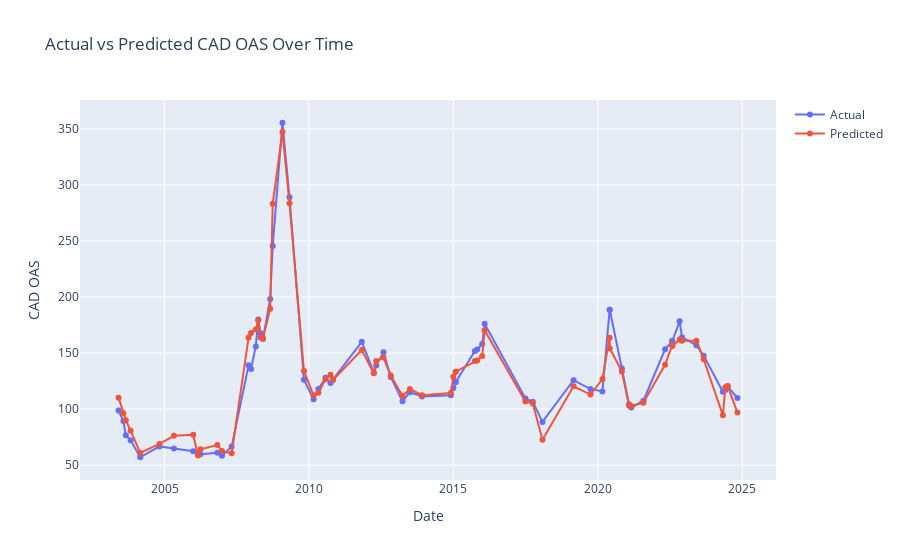
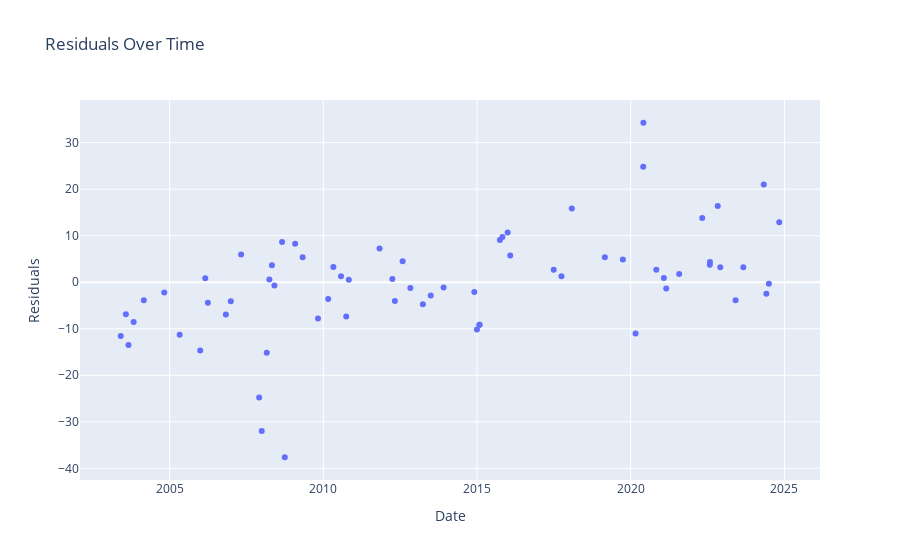
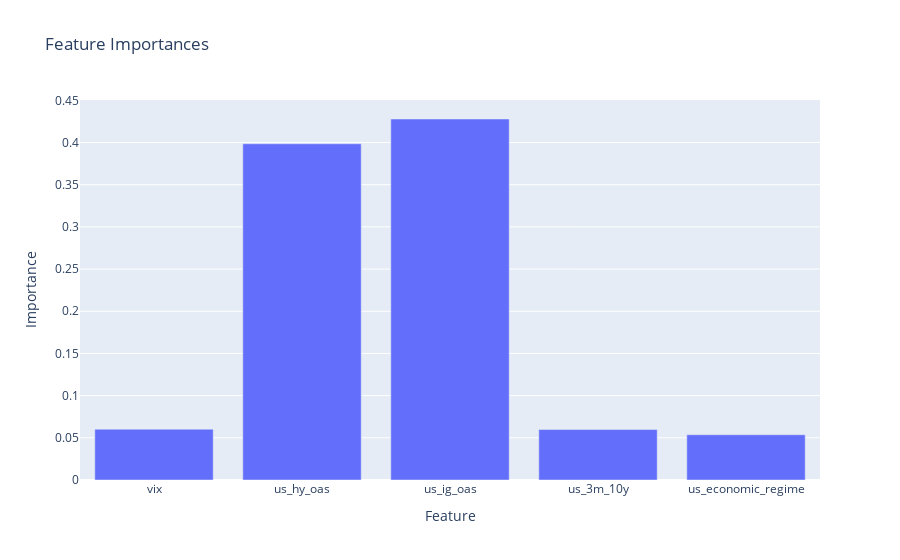
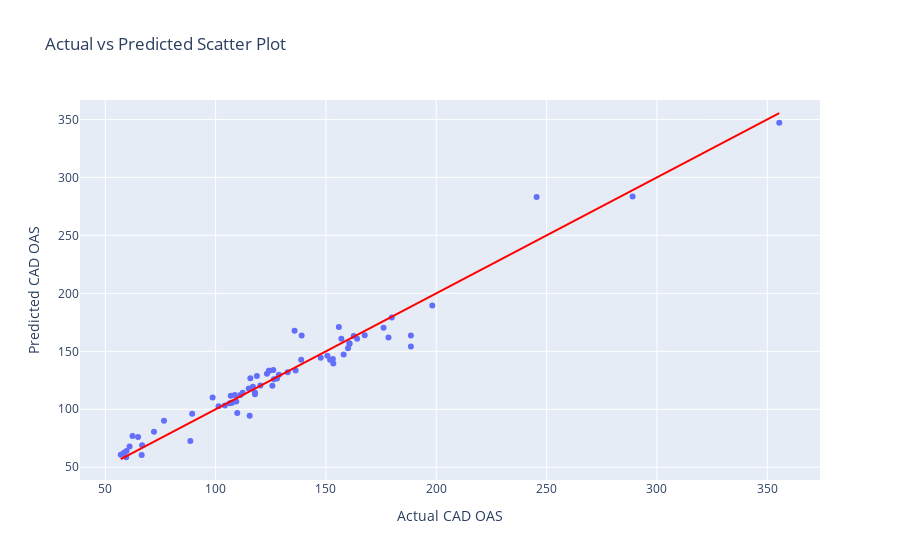

The notebook cell these images were saved under, in order:
### Code cell
import plotly.graph_objects as go
import plotly.express as px

# Create a DataFrame for predictions
predictions_df = X_test.copy()
predictions_df['Actual'] = y_test
predictions_df['Predicted'] = test_predictions

# Sort by index for time series plotting
predictions_df.sort_index(inplace=True)

# 1. Actual vs Predicted Over Time
fig1 = go.Figure()
fig1.add_trace(go.Scatter(x=predictions_df.index, y=predictions_df['Actual'], mode='lines+markers', name='Actual'))
fig1.add_trace(go.Scatter(x=predictions_df.index, y=predictions_df['Predicted'], mode='lines+markers', name='Predicted'))
fig1.update_layout(title='Actual vs Predicted CAD OAS Over Time', xaxis_title='Date', yaxis_title='CAD OAS')

# 2. Residuals Over Time
residuals = predictions_df['Actual'] - predictions_df['Predicted']
fig2 = px.scatter(x=predictions_df.index, y=residuals, title='Residuals Over Time', labels={'x': 'Date', 'y': 'Residuals'})

# 3. Feature Importances
importances = best_rf_model.feature_importances_
fig3 = px.bar(x=important_features, y=importances, title='Feature Importances', labels={'x': 'Feature', 'y': 'Importance'})

# 4. Actual vs Predicted Scatter Plot
fig4 = px.scatter(x=predictions_df['Actual'], y=predictions_df['Predicted'], title='Actual vs Predicted Scatter Plot', labels={'x': 'Actual CAD OAS', 'y': 'Predicted CAD OAS'})
fig4.add_shape(type='line', x0=predictions_df['Actual'].min(), y0=predictions_df['Actual'].min(), x1=predictions_df['Actual'].max(), y1=predictions_df['Actual'].max(), line=dict(color='Red',), xref='x', yref='y')

# 5. Distribution of Residuals
fig5 = px.histogram(residuals, nbins=30, title='Distribution of Residuals', labels={'value': 'Residuals'})

# 6. Cumulative Actual vs Predicted
cumulative_actual = predictions_df['Actual'].cumsum()
cumulative_predicted = predictions_df['Predicted'].cumsum()
fig6 = go.Figure()
fig6.add_trace(go.Scatter(x=predictions_df.index, y=cumulative_actual, mode='lines', name='Cumulative Actual'))
fig6.add_trace(go.Scatter(x=predictions_df.index, y=cumulative_predicted, mode='lines', name='Cumulative Predicted'))
fig6.update_layout(title='Cumulative Actual vs Predicted CAD OAS', xaxis_title='Date', yaxis_title='Cumulative CAD OAS')

# Display the figures
fig1.show()
fig2.show()
fig3.show()
fig4.show()
fig5.show()
fig6.show()

### Figure 1 — Plotly figure (JSON) as saved in the notebook; plotly's stock layout.template omitted (floating-point values rounded to 4 significant figures)
{"data": [{"mode": "lines+markers", "name": "Actual", "type": "scatter", "x": ["2003-05-31T00:00:00", "2003-07-31T00:00:00", "2003-08-31T00:00:00", "2003-10-31T00:00:00", "2004-02-29T00:00:00", "2004-10-29T00:00:00", "2005-04-30T00:00:00", "2005-12-30T00:00:00", "2006-02-28T00:00:00", "2006-03-31T00:00:00", "2006-10-31T00:00:00", "2006-12-29T00:00:00", "2007-04-30T00:00:00", "2007-11-30T00:00:00", "2007-12-31T00:00:00", "2008-02-29T00:00:00", "2008-03-31T00:00:00", "2008-04-30T00:00:00", "2008-05-30T00:00:00", "2008-08-29T00:00:00", "2008-09-30T00:00:00", "2009-01-31T00:00:00", "2009-04-30T00:00:00", "2009-10-30T00:00:00", "2010-02-28T00:00:00", "2010-04-30T00:00:00", "2010-07-30T00:00:00", "2010-09-30T00:00:00", "2010-10-31T00:00:00", "2011-10-31T00:00:00", "2012-03-31T00:00:00", "2012-04-30T00:00:00", "2012-07-31T00:00:00", "2012-10-31T00:00:00", "2013-03-29T00:00:00", "2013-06-30T00:00:00", "2013-11-30T00:00:00", "2014-11-30T00:00:00", "2014-12-31T00:00:00", "2015-01-30T00:00:00", "2015-01-31T00:00:00", "2015-09-30T00:00:00", "2015-10-30T00:00:00", "2015-12-31T00:00:00", "2016-01-31T00:00:00", "2017-06-30T00:00:00", "2017-09-30T00:00:00", "2018-01-31T00:00:00", "2019-02-28T00:00:00", "2019-09-30T00:00:00", "2020-02-28T00:00:00", "2020-05-29T00:00:00", "2020-05-31T00:00:00", "2020-10-31T00:00:00", "2021-01-29T00:00:00", "2021-02-26T00:00:00", "2021-07-30T00:00:00", "2022-04-30T00:00:00", "2022-07-29T00:00:00", "2022-07-31T00:00:00", "2022-10-31T00:00:00", "2022-11-30T00:00:00", "2023-05-31T00:00:00", "2023-08-31T00:00:00", "2024-04-30T00:00:00", "2024-05-31T00:00:00", "2024-06-30T00:00:00", "2024-10-31T00:00:00"], "y": [98.64, 89.37, 76.58, 72.05, 56.99, 66.68, 64.83, 62.32, 59.46, 59.62, 60.99, 58.41, 66.48, 139.0, 135.8, 155.8, 179.8, 167.6, 162.6, 198.2, 245.5, 355.4, 289.0, 126.1, 108.7, 117.8, 127.8, 123.2, 126.4, 160.0, 132.7, 138.8, 150.6, 128.7, 106.9, 115.0, 111.2, 112.3, 118.7, 124.2, 124.2, 151.9, 153.1, 158.0, 176.1, 109.4, 106.4, 88.53, 125.7, 117.8, 115.7, 188.5, 188.5, 136.2, 104.2, 101.3, 107.4, 153.3, 160.7, 160.7, 178.3, 164.1, 157.0, 147.6, 115.4, 116.9, 120.3, 109.8]}, {"mode": "lines+markers", "name": "Predicted", "type": "scatter", "x": ["2003-05-31T00:00:00", "2003-07-31T00:00:00", "2003-08-31T00:00:00", "2003-10-31T00:00:00", "2004-02-29T00:00:00", "2004-10-29T00:00:00", "2005-04-30T00:00:00", "2005-12-30T00:00:00", "2006-02-28T00:00:00", "2006-03-31T00:00:00", "2006-10-31T00:00:00", "2006-12-29T00:00:00", "2007-04-30T00:00:00", "2007-11-30T00:00:00", "2007-12-31T00:00:00", "2008-02-29T00:00:00", "2008-03-31T00:00:00", "2008-04-30T00:00:00", "2008-05-30T00:00:00", "2008-08-29T00:00:00", "2008-09-30T00:00:00", "2009-01-31T00:00:00", "2009-04-30T00:00:00", "2009-10-30T00:00:00", "2010-02-28T00:00:00", "2010-04-30T00:00:00", "2010-07-30T00:00:00", "2010-09-30T00:00:00", "2010-10-31T00:00:00", "2011-10-31T00:00:00", "2012-03-31T00:00:00", "2012-04-30T00:00:00", "2012-07-31T00:00:00", "2012-10-31T00:00:00", "2013-03-29T00:00:00", "2013-06-30T00:00:00", "2013-11-30T00:00:00", "2014-11-30T00:00:00", "2014-12-31T00:00:00", "2015-01-30T00:00:00", "2015-01-31T00:00:00", "2015-09-30T00:00:00", "2015-10-30T00:00:00", "2015-12-31T00:00:00", "2016-01-31T00:00:00", "2017-06-30T00:00:00", "2017-09-30T00:00:00", "2018-01-31T00:00:00", "2019-02-28T00:00:00", "2019-09-30T00:00:00", "2020-02-28T00:00:00", "2020-05-29T00:00:00", "2020-05-31T00:00:00", "2020-10-31T00:00:00", "2021-01-29T00:00:00", "2021-02-26T00:00:00", "2021-07-30T00:00:00", "2022-04-30T00:00:00", "2022-07-29T00:00:00", "2022-07-31T00:00:00", "2022-10-31T00:00:00", "2022-11-30T00:00:00", "2023-05-31T00:00:00", "2023-08-31T00:00:00", "2024-04-30T00:00:00", "2024-05-31T00:00:00", "2024-06-30T00:00:00", "2024-10-31T00:00:00"], "y": [110.2, 96.24, 90.09, 80.61, 60.89, 68.9, 76.11, 76.99, 58.64, 64.03, 67.9, 62.48, 60.51, 163.7, 167.7, 171.0, 179.3, 163.9, 163.3, 189.5, 283.1, 347.2, 283.6, 134.0, 112.3, 114.5, 126.6, 130.6, 125.9, 152.7, 132.0, 142.8, 146.1, 129.9, 111.6, 117.9, 112.4, 114.3, 128.8, 133.3, 133.3, 142.8, 143.4, 147.3, 170.4, 106.7, 105.1, 72.7, 120.3, 112.9, 126.7, 163.7, 154.2, 133.6, 103.3, 102.7, 105.7, 139.5, 156.9, 156.3, 161.9, 160.9, 160.8, 144.4, 94.41, 119.4, 120.6, 96.88]}], "layout": {"title": {"text": "Actual vs Predicted CAD OAS Over Time"}, "xaxis": {"title": {"text": "Date"}}, "yaxis": {"title": {"text": "CAD OAS"}}}}

### Figure 2 — Plotly figure (JSON) as saved in the notebook; plotly's stock layout.template omitted (floating-point values rounded to 4 significant figures)
{"data": [{"hovertemplate": "Date=%{x}<br>Residuals=%{y}<extra></extra>", "legendgroup": "", "marker": {"color": "#636efa", "symbol": "circle"}, "mode": "markers", "name": "", "orientation": "v", "showlegend": false, "type": "scatter", "x": ["2003-05-31T00:00:00", "2003-07-31T00:00:00", "2003-08-31T00:00:00", "2003-10-31T00:00:00", "2004-02-29T00:00:00", "2004-10-29T00:00:00", "2005-04-30T00:00:00", "2005-12-30T00:00:00", "2006-02-28T00:00:00", "2006-03-31T00:00:00", "2006-10-31T00:00:00", "2006-12-29T00:00:00", "2007-04-30T00:00:00", "2007-11-30T00:00:00", "2007-12-31T00:00:00", "2008-02-29T00:00:00", "2008-03-31T00:00:00", "2008-04-30T00:00:00", "2008-05-30T00:00:00", "2008-08-29T00:00:00", "2008-09-30T00:00:00", "2009-01-31T00:00:00", "2009-04-30T00:00:00", "2009-10-30T00:00:00", "2010-02-28T00:00:00", "2010-04-30T00:00:00", "2010-07-30T00:00:00", "2010-09-30T00:00:00", "2010-10-31T00:00:00", "2011-10-31T00:00:00", "2012-03-31T00:00:00", "2012-04-30T00:00:00", "2012-07-31T00:00:00", "2012-10-31T00:00:00", "2013-03-29T00:00:00", "2013-06-30T00:00:00", "2013-11-30T00:00:00", "2014-11-30T00:00:00", "2014-12-31T00:00:00", "2015-01-30T00:00:00", "2015-01-31T00:00:00", "2015-09-30T00:00:00", "2015-10-30T00:00:00", "2015-12-31T00:00:00", "2016-01-31T00:00:00", "2017-06-30T00:00:00", "2017-09-30T00:00:00", "2018-01-31T00:00:00", "2019-02-28T00:00:00", "2019-09-30T00:00:00", "2020-02-28T00:00:00", "2020-05-29T00:00:00", "2020-05-31T00:00:00", "2020-10-31T00:00:00", "2021-01-29T00:00:00", "2021-02-26T00:00:00", "2021-07-30T00:00:00", "2022-04-30T00:00:00", "2022-07-29T00:00:00", "2022-07-31T00:00:00", "2022-10-31T00:00:00", "2022-11-30T00:00:00", "2023-05-31T00:00:00", "2023-08-31T00:00:00", "2024-04-30T00:00:00", "2024-05-31T00:00:00", "2024-06-30T00:00:00", "2024-10-31T00:00:00"], "xaxis": "x", "y": [-11.54, -6.873, -13.51, -8.561, -3.895, -2.225, -11.28, -14.67, 0.8285, -4.416, -6.911, -4.068, 5.972, -24.75, -31.97, -15.15, 0.5721, 3.644, -0.7108, 8.634, -37.62, 8.273, 5.391, -7.822, -3.587, 3.274, 1.266, -7.374, 0.5115, 7.273, 0.6763, -4.04, 4.525, -1.217, -4.724, -2.871, -1.121, -2.09, -10.14, -9.151, -9.151, 9.057, 9.7, 10.7, 5.729, 2.661, 1.307, 15.83, 5.381, 4.887, -11.0, 24.83, 34.28, 2.691, 0.9202, -1.352, 1.751, 13.79, 3.747, 4.352, 16.4, 3.205, -3.868, 3.224, 21.01, -2.491, -0.3119, 12.9], "yaxis": "y"}], "layout": {"legend": {"tracegroupgap": 0}, "title": {"text": "Residuals Over Time"}, "xaxis": {"anchor": "y", "domain": [0, 1], "title": {"text": "Date"}}, "yaxis": {"anchor": "x", "domain": [0, 1], "title": {"text": "Residuals"}}}}

### Figure 3 — Plotly figure (JSON) as saved in the notebook; plotly's stock layout.template omitted (floating-point values rounded to 4 significant figures)
{"data": [{"alignmentgroup": "True", "hovertemplate": "Feature=%{x}<br>Importance=%{y}<extra></extra>", "legendgroup": "", "marker": {"color": "#636efa", "pattern": {"shape": ""}}, "name": "", "offsetgroup": "", "orientation": "v", "showlegend": false, "textposition": "auto", "type": "bar", "x": ["vix", "us_hy_oas", "us_ig_oas", "us_3m_10y", "us_economic_regime"], "xaxis": "x", "y": [0.06019, 0.3985, 0.4278, 0.05983, 0.05363], "yaxis": "y"}], "layout": {"barmode": "relative", "legend": {"tracegroupgap": 0}, "title": {"text": "Feature Importances"}, "xaxis": {"anchor": "y", "domain": [0, 1], "title": {"text": "Feature"}}, "yaxis": {"anchor": "x", "domain": [0, 1], "title": {"text": "Importance"}}}}

### Figure 4 — Plotly figure (JSON) as saved in the notebook; plotly's stock layout.template omitted (floating-point values rounded to 4 significant figures)
{"data": [{"hovertemplate": "Actual CAD OAS=%{x}<br>Predicted CAD OAS=%{y}<extra></extra>", "legendgroup": "", "marker": {"color": "#636efa", "symbol": "circle"}, "mode": "markers", "name": "", "orientation": "v", "showlegend": false, "type": "scatter", "x": [98.64, 89.37, 76.58, 72.05, 56.99, 66.68, 64.83, 62.32, 59.46, 59.62, 60.99, 58.41, 66.48, 139.0, 135.8, 155.8, 179.8, 167.6, 162.6, 198.2, 245.5, 355.4, 289.0, 126.1, 108.7, 117.8, 127.8, 123.2, 126.4, 160.0, 132.7, 138.8, 150.6, 128.7, 106.9, 115.0, 111.2, 112.3, 118.7, 124.2, 124.2, 151.9, 153.1, 158.0, 176.1, 109.4, 106.4, 88.53, 125.7, 117.8, 115.7, 188.5, 188.5, 136.2, 104.2, 101.3, 107.4, 153.3, 160.7, 160.7, 178.3, 164.1, 157.0, 147.6, 115.4, 116.9, 120.3, 109.8], "xaxis": "x", "y": [110.2, 96.24, 90.09, 80.61, 60.89, 68.9, 76.11, 76.99, 58.64, 64.03, 67.9, 62.48, 60.51, 163.7, 167.7, 171.0, 179.3, 163.9, 163.3, 189.5, 283.1, 347.2, 283.6, 134.0, 112.3, 114.5, 126.6, 130.6, 125.9, 152.7, 132.0, 142.8, 146.1, 129.9, 111.6, 117.9, 112.4, 114.3, 128.8, 133.3, 133.3, 142.8, 143.4, 147.3, 170.4, 106.7, 105.1, 72.7, 120.3, 112.9, 126.7, 163.7, 154.2, 133.6, 103.3, 102.7, 105.7, 139.5, 156.9, 156.3, 161.9, 160.9, 160.8, 144.4, 94.41, 119.4, 120.6, 96.88], "yaxis": "y"}], "layout": {"legend": {"tracegroupgap": 0}, "shapes": [{"line": {"color": "Red"}, "type": "line", "x0": 56.99, "x1": 355.4, "xref": "x", "y0": 56.99, "y1": 355.4, "yref": "y"}], "title": {"text": "Actual vs Predicted Scatter Plot"}, "xaxis": {"anchor": "y", "domain": [0, 1], "title": {"text": "Actual CAD OAS"}}, "yaxis": {"anchor": "x", "domain": [0, 1], "title": {"text": "Predicted CAD OAS"}}}}
